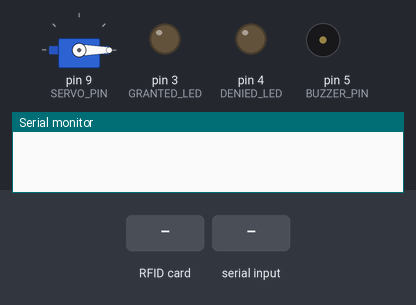
This sketch was run on a simulated Arduino Uno, built with avr-gcc and run on an emulated ATmega328P. On the bench: servo, output pins drawn as LEDs (lit = HIGH), buzzer (waves = sounding, pin HIGH), the last lines printed to the serial monitor. The test bench sets the inputs (shaded band). Pins used as bus, display or sensor lines are not drawn.

Above: at 1.2 s.
1.3 s: RFID card 5E 7A 19 C4 held to the reader
2.8 s: "GRANTED\n" received over Serial
At 3.05 s:
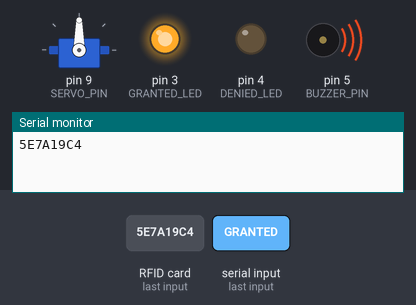
At 3.4 s:
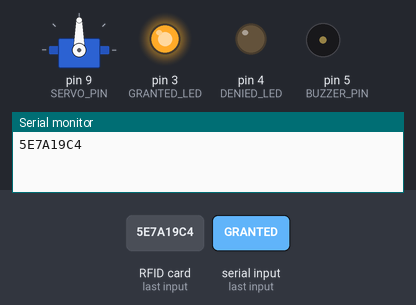
Timing chart, 0 to 6.6 s (numbered marks = the images above; inputs shaded):
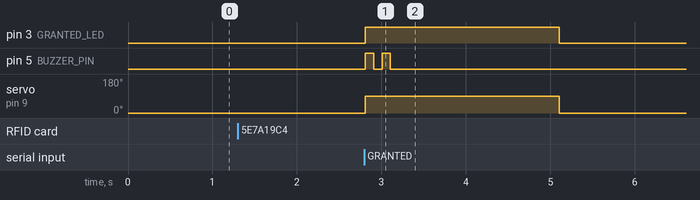

The sketch:

rfid_servo_access.ino
```cpp
#include <SPI.h>
#include <MFRC522.h>
#include <Servo.h>

#define SS_PIN 10
#define RST_PIN 7
#define SERVO_PIN 9
#define DENIED_LED 4
#define GRANTED_LED 3
#define BUZZER_PIN 5

MFRC522 rfid(SS_PIN, RST_PIN);
Servo myServo;

void setup() {
  Serial.begin(9600);
  SPI.begin();
  rfid.PCD_Init();

  pinMode(DENIED_LED, OUTPUT);
  pinMode(GRANTED_LED, OUTPUT);
  pinMode(BUZZER_PIN, OUTPUT);

  myServo.attach(SERVO_PIN);

  digitalWrite(DENIED_LED, LOW);
  digitalWrite(GRANTED_LED, LOW);
  digitalWrite(BUZZER_PIN, LOW);
  myServo.write(0);
}

void beep(int duration, int pause, int repeat) {
  for (int i = 0; i < repeat; i++) {
    digitalWrite(BUZZER_PIN, HIGH);
    delay(duration);
    digitalWrite(BUZZER_PIN, LOW);

    if (i < repeat - 1) {
      delay(pause);
    }
  }
}

String readUID() {
  String uid = "";

  for (byte i = 0; i < rfid.uid.size; i++) {
    uid += String(rfid.uid.uidByte[i], HEX);
  }

  uid.toUpperCase();
  return uid;
}

String serialResponse() {
  if (Serial.available() > 0) {
    String response = Serial.readStringUntil('\n');
    response.trim();
    return response;
  }
  return "";
}

void accessGranted() {
  myServo.write(90);
  digitalWrite(GRANTED_LED, HIGH);
  beep(100, 100, 2);
  delay(2000);
  digitalWrite(GRANTED_LED, LOW);
  myServo.write(0);
}

void accessDenied() {
  digitalWrite(DENIED_LED, HIGH);
  beep(600, 0, 1);
  digitalWrite(DENIED_LED, LOW);
}

bool waitingForResponse = false;
void loop() {
  if (waitingForResponse) {
    if (Serial.available()) {
      String response = Serial.readStringUntil('\n');
      response.trim();

      if (response == "GRANTED") {
        accessGranted();
      } else if (response == "DENIED") {
        accessDenied();
      }

      waitingForResponse = false;
    }
  return;
}

  if (!rfid.PICC_IsNewCardPresent()) return;
  if (!rfid.PICC_ReadCardSerial()) return;

  String uid = readUID();

  Serial.println(uid);

  waitingForResponse = true;

  rfid.PICC_HaltA();
}
```

Measured:
- after the input at 2.8 s, pin 3 (GRANTED_LED): LOW → HIGH at once, → LOW 2.3 s later; pin 5 (BUZZER_PIN): alternates HIGH for 0.10 s and LOW for 0.10 s, 4 changes in all, then stays LOW, starting at once; servo on pin 9 (SERVO_PIN): 0° → 90° at once, → 0° 2.3 s later
